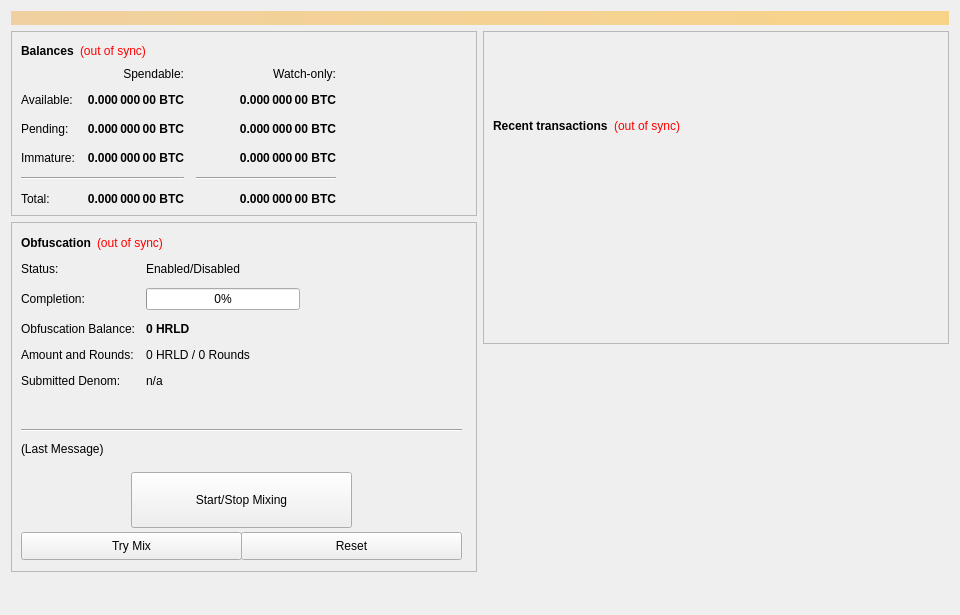
<?xml version="1.0" encoding="UTF-8"?>
<ui version="4.0">
 <class>OverviewPage</class>
 <widget class="QWidget" name="OverviewPage">
  <property name="geometry">
   <rect>
    <x>0</x>
    <y>0</y>
    <width>960</width>
    <height>615</height>
   </rect>
  </property>
  <property name="minimumSize">
   <size>
    <width>960</width>
    <height>0</height>
   </size>
  </property>
  <property name="windowTitle">
   <string>Form</string>
  </property>
  <layout class="QVBoxLayout" name="topLayout">
   <item>
    <widget class="QLabel" name="labelAlerts">
     <property name="visible">
      <bool>false</bool>
     </property>
     <property name="styleSheet">
      <string notr="true">background-color: qlineargradient(x1: 0, y1: 0, x2: 1, y2: 0, stop:0 #F0D0A0, stop:1 #F8D488); color:#000000;</string>
     </property>
     <property name="wordWrap">
      <bool>true</bool>
     </property>
     <property name="margin">
      <number>3</number>
     </property>
    </widget>
   </item>
   <item>
    <layout class="QHBoxLayout" name="horizontalLayout" stretch="1,1">
     <item>
      <layout class="QVBoxLayout" name="verticalLayout_2">
       <item>
        <widget class="QFrame" name="frame">
         <property name="frameShape">
          <enum>QFrame::StyledPanel</enum>
         </property>
         <property name="frameShadow">
          <enum>QFrame::Raised</enum>
         </property>
         <layout class="QVBoxLayout" name="verticalLayout_4">
          <item>
           <layout class="QHBoxLayout" name="horizontalLayout_4">
            <item>
             <widget class="QLabel" name="label_5">
              <property name="font">
               <font>
                <weight>75</weight>
                <bold>true</bold>
               </font>
              </property>
              <property name="text">
               <string>Balances</string>
              </property>
             </widget>
            </item>
            <item>
             <widget class="QLabel" name="labelWalletStatus">
              <property name="cursor">
               <cursorShape>WhatsThisCursor</cursorShape>
              </property>
              <property name="toolTip">
               <string>The displayed information may be out of date. Your wallet automatically synchronizes with the haroldcoin network after a connection is established, but this process has not completed yet.</string>
              </property>
              <property name="styleSheet">
               <string notr="true">QLabel { color: red; }</string>
              </property>
              <property name="text">
               <string notr="true">(out of sync)</string>
              </property>
              <property name="alignment">
               <set>Qt::AlignLeading|Qt::AlignLeft|Qt::AlignVCenter</set>
              </property>
             </widget>
            </item>
            <item>
             <spacer name="horizontalSpacer_3">
              <property name="orientation">
               <enum>Qt::Horizontal</enum>
              </property>
              <property name="sizeHint" stdset="0">
               <size>
                <width>40</width>
                <height>20</height>
               </size>
              </property>
             </spacer>
            </item>
           </layout>
          </item>
          <item>
           <layout class="QGridLayout" name="gridLayout">
            <property name="spacing">
             <number>12</number>
            </property>
            <item row="2" column="2">
             <widget class="QLabel" name="labelWatchPending">
              <property name="font">
               <font>
                <weight>75</weight>
                <bold>true</bold>
               </font>
              </property>
              <property name="cursor">
               <cursorShape>IBeamCursor</cursorShape>
              </property>
              <property name="toolTip">
               <string>Unconfirmed transactions to watch-only addresses</string>
              </property>
              <property name="text">
               <string notr="true">0.000 000 00 BTC</string>
              </property>
              <property name="alignment">
               <set>Qt::AlignRight|Qt::AlignTrailing|Qt::AlignVCenter</set>
              </property>
              <property name="textInteractionFlags">
               <set>Qt::LinksAccessibleByMouse|Qt::TextSelectableByKeyboard|Qt::TextSelectableByMouse</set>
              </property>
             </widget>
            </item>
            <item row="2" column="1">
             <widget class="QLabel" name="labelUnconfirmed">
              <property name="font">
               <font>
                <weight>75</weight>
                <bold>true</bold>
               </font>
              </property>
              <property name="cursor">
               <cursorShape>IBeamCursor</cursorShape>
              </property>
              <property name="toolTip">
               <string>Total of transactions that have yet to be confirmed, and do not yet count toward the spendable balance</string>
              </property>
              <property name="text">
               <string notr="true">0.000 000 00 BTC</string>
              </property>
              <property name="alignment">
               <set>Qt::AlignRight|Qt::AlignTrailing|Qt::AlignVCenter</set>
              </property>
              <property name="textInteractionFlags">
               <set>Qt::LinksAccessibleByMouse|Qt::TextSelectableByKeyboard|Qt::TextSelectableByMouse</set>
              </property>
             </widget>
            </item>
            <item row="3" column="2">
             <widget class="QLabel" name="labelWatchImmature">
              <property name="font">
               <font>
                <weight>75</weight>
                <bold>true</bold>
               </font>
              </property>
              <property name="cursor">
               <cursorShape>IBeamCursor</cursorShape>
              </property>
              <property name="toolTip">
               <string>Staked or masternode rewards in watch-only addresses that has not yet matured</string>
              </property>
              <property name="text">
               <string notr="true">0.000 000 00 BTC</string>
              </property>
              <property name="alignment">
               <set>Qt::AlignRight|Qt::AlignTrailing|Qt::AlignVCenter</set>
              </property>
              <property name="textInteractionFlags">
               <set>Qt::LinksAccessibleByMouse|Qt::TextSelectableByKeyboard|Qt::TextSelectableByMouse</set>
              </property>
             </widget>
            </item>
            <item row="4" column="0" colspan="2">
             <widget class="Line" name="lineSpendableBalance">
              <property name="orientation">
               <enum>Qt::Horizontal</enum>
              </property>
             </widget>
            </item>
            <item row="4" column="2">
             <widget class="Line" name="lineWatchBalance">
              <property name="sizePolicy">
               <sizepolicy hsizetype="Preferred" vsizetype="Fixed">
                <horstretch>0</horstretch>
                <verstretch>0</verstretch>
               </sizepolicy>
              </property>
              <property name="minimumSize">
               <size>
                <width>140</width>
                <height>0</height>
               </size>
              </property>
              <property name="orientation">
               <enum>Qt::Horizontal</enum>
              </property>
             </widget>
            </item>
            <item row="5" column="0">
             <widget class="QLabel" name="labelTotalText">
              <property name="text">
               <string>Total:</string>
              </property>
             </widget>
            </item>
            <item row="3" column="1">
             <widget class="QLabel" name="labelImmature">
              <property name="font">
               <font>
                <weight>75</weight>
                <bold>true</bold>
               </font>
              </property>
              <property name="cursor">
               <cursorShape>IBeamCursor</cursorShape>
              </property>
              <property name="toolTip">
               <string>Staked or masternode rewards that has not yet matured</string>
              </property>
              <property name="text">
               <string notr="true">0.000 000 00 BTC</string>
              </property>
              <property name="alignment">
               <set>Qt::AlignRight|Qt::AlignTrailing|Qt::AlignVCenter</set>
              </property>
              <property name="textInteractionFlags">
               <set>Qt::LinksAccessibleByMouse|Qt::TextSelectableByKeyboard|Qt::TextSelectableByMouse</set>
              </property>
             </widget>
            </item>
            <item row="2" column="3">
             <spacer name="horizontalSpacer_2">
              <property name="orientation">
               <enum>Qt::Horizontal</enum>
              </property>
              <property name="sizeHint" stdset="0">
               <size>
                <width>40</width>
                <height>20</height>
               </size>
              </property>
             </spacer>
            </item>
            <item row="3" column="0">
             <widget class="QLabel" name="labelImmatureText">
              <property name="text">
               <string>Immature:</string>
              </property>
             </widget>
            </item>
            <item row="5" column="1">
             <widget class="QLabel" name="labelTotal">
              <property name="font">
               <font>
                <weight>75</weight>
                <bold>true</bold>
               </font>
              </property>
              <property name="cursor">
               <cursorShape>IBeamCursor</cursorShape>
              </property>
              <property name="toolTip">
               <string>Your current total balance</string>
              </property>
              <property name="text">
               <string notr="true">0.000 000 00 BTC</string>
              </property>
              <property name="alignment">
               <set>Qt::AlignRight|Qt::AlignTrailing|Qt::AlignVCenter</set>
              </property>
              <property name="textInteractionFlags">
               <set>Qt::LinksAccessibleByMouse|Qt::TextSelectableByKeyboard|Qt::TextSelectableByMouse</set>
              </property>
             </widget>
            </item>
            <item row="5" column="2">
             <widget class="QLabel" name="labelWatchTotal">
              <property name="font">
               <font>
                <weight>75</weight>
                <bold>true</bold>
               </font>
              </property>
              <property name="cursor">
               <cursorShape>IBeamCursor</cursorShape>
              </property>
              <property name="toolTip">
               <string>Current total balance in watch-only addresses</string>
              </property>
              <property name="text">
               <string notr="true">0.000 000 00 BTC</string>
              </property>
              <property name="alignment">
               <set>Qt::AlignRight|Qt::AlignTrailing|Qt::AlignVCenter</set>
              </property>
              <property name="textInteractionFlags">
               <set>Qt::LinksAccessibleByMouse|Qt::TextSelectableByKeyboard|Qt::TextSelectableByMouse</set>
              </property>
             </widget>
            </item>
            <item row="0" column="2">
             <widget class="QLabel" name="labelWatchonly">
              <property name="text">
               <string>Watch-only:</string>
              </property>
              <property name="alignment">
               <set>Qt::AlignRight|Qt::AlignTrailing|Qt::AlignVCenter</set>
              </property>
             </widget>
            </item>
            <item row="1" column="0">
             <widget class="QLabel" name="labelBalanceText">
              <property name="text">
               <string>Available:</string>
              </property>
             </widget>
            </item>
            <item row="1" column="1">
             <widget class="QLabel" name="labelBalance">
              <property name="font">
               <font>
                <weight>75</weight>
                <bold>true</bold>
               </font>
              </property>
              <property name="cursor">
               <cursorShape>IBeamCursor</cursorShape>
              </property>
              <property name="toolTip">
               <string>Your current spendable balance</string>
              </property>
              <property name="text">
               <string notr="true">0.000 000 00 BTC</string>
              </property>
              <property name="alignment">
               <set>Qt::AlignRight|Qt::AlignTrailing|Qt::AlignVCenter</set>
              </property>
              <property name="textInteractionFlags">
               <set>Qt::LinksAccessibleByMouse|Qt::TextSelectableByKeyboard|Qt::TextSelectableByMouse</set>
              </property>
             </widget>
            </item>
            <item row="1" column="2">
             <widget class="QLabel" name="labelWatchAvailable">
              <property name="font">
               <font>
                <weight>75</weight>
                <bold>true</bold>
               </font>
              </property>
              <property name="cursor">
               <cursorShape>IBeamCursor</cursorShape>
              </property>
              <property name="toolTip">
               <string>Your current balance in watch-only addresses</string>
              </property>
              <property name="text">
               <string notr="true">0.000 000 00 BTC</string>
              </property>
              <property name="alignment">
               <set>Qt::AlignRight|Qt::AlignTrailing|Qt::AlignVCenter</set>
              </property>
              <property name="textInteractionFlags">
               <set>Qt::LinksAccessibleByMouse|Qt::TextSelectableByKeyboard|Qt::TextSelectableByMouse</set>
              </property>
             </widget>
            </item>
            <item row="2" column="0">
             <widget class="QLabel" name="labelPendingText">
              <property name="text">
               <string>Pending:</string>
              </property>
             </widget>
            </item>
            <item row="0" column="1">
             <widget class="QLabel" name="labelSpendable">
              <property name="text">
               <string>Spendable:</string>
              </property>
              <property name="alignment">
               <set>Qt::AlignRight|Qt::AlignTrailing|Qt::AlignVCenter</set>
              </property>
             </widget>
            </item>
           </layout>
          </item>
         </layout>
        </widget>
       </item>
       <item>
        <widget class="QFrame" name="frameObfuscation">
         <property name="minimumSize">
          <size>
           <width>0</width>
           <height>350</height>
          </size>
         </property>
         <property name="layoutDirection">
          <enum>Qt::LeftToRight</enum>
         </property>
         <property name="frameShape">
          <enum>QFrame::StyledPanel</enum>
         </property>
         <property name="frameShadow">
          <enum>QFrame::Raised</enum>
         </property>
         <widget class="QWidget" name="formLayoutWidget">
          <property name="geometry">
           <rect>
            <x>10</x>
            <y>40</y>
            <width>451</width>
            <height>161</height>
           </rect>
          </property>
          <layout class="QFormLayout" name="formLayout">
           <property name="fieldGrowthPolicy">
            <enum>QFormLayout::AllNonFixedFieldsGrow</enum>
           </property>
           <property name="horizontalSpacing">
            <number>11</number>
           </property>
           <property name="verticalSpacing">
            <number>12</number>
           </property>
           <item row="0" column="0">
            <widget class="QLabel" name="label_6">
             <property name="text">
              <string>Status:</string>
             </property>
            </widget>
           </item>
           <item row="1" column="0">
            <widget class="QLabel" name="label_7">
             <property name="text">
              <string>Completion:</string>
             </property>
            </widget>
           </item>
           <item row="1" column="1">
            <widget class="QProgressBar" name="obfuscationProgress">
             <property name="maximumSize">
              <size>
               <width>154</width>
               <height>16777215</height>
              </size>
             </property>
             <property name="value">
              <number>0</number>
             </property>
            </widget>
           </item>
           <item row="2" column="0">
            <widget class="QLabel" name="labelAnonymizedText">
             <property name="text">
              <string>Obfuscation Balance:</string>
             </property>
            </widget>
           </item>
           <item row="2" column="1">
            <widget class="QLabel" name="labelAnonymized">
             <property name="font">
              <font>
               <weight>75</weight>
               <bold>true</bold>
              </font>
             </property>
             <property name="text">
              <string notr="true">0 HRLD</string>
             </property>
            </widget>
           </item>
           <item row="3" column="0">
            <widget class="QLabel" name="label_8">
             <property name="text">
              <string>Amount and Rounds:</string>
             </property>
            </widget>
           </item>
           <item row="3" column="1">
            <widget class="QLabel" name="labelAmountRounds">
             <property name="text">
              <string>0 HRLD / 0 Rounds</string>
             </property>
            </widget>
           </item>
           <item row="4" column="0">
            <widget class="QLabel" name="label_9">
             <property name="text">
              <string>Submitted Denom:</string>
             </property>
            </widget>
           </item>
           <item row="4" column="1">
            <widget class="QLabel" name="labelSubmittedDenom">
             <property name="toolTip">
              <string>The denominations you submitted to the Masternode.&lt;br&gt;To mix, other users must submit the exact same denominations.</string>
             </property>
             <property name="text">
              <string>n/a</string>
             </property>
            </widget>
           </item>
           <item row="0" column="1">
            <widget class="QLabel" name="obfuscationEnabled">
             <property name="text">
              <string>Enabled/Disabled</string>
             </property>
            </widget>
           </item>
          </layout>
         </widget>
         <widget class="QPushButton" name="runAutoDenom">
          <property name="geometry">
           <rect>
            <x>251</x>
            <y>17</y>
            <width>1</width>
            <height>1</height>
           </rect>
          </property>
          <property name="palette">
           <palette>
            <active>
             <colorrole role="WindowText">
              <brush brushstyle="SolidPattern">
               <color alpha="255">
                <red>0</red>
                <green>0</green>
                <blue>0</blue>
               </color>
              </brush>
             </colorrole>
             <colorrole role="Button">
              <brush brushstyle="SolidPattern">
               <color alpha="255">
                <red>239</red>
                <green>238</green>
                <blue>238</blue>
               </color>
              </brush>
             </colorrole>
             <colorrole role="Light">
              <brush brushstyle="SolidPattern">
               <color alpha="255">
                <red>255</red>
                <green>255</green>
                <blue>255</blue>
               </color>
              </brush>
             </colorrole>
             <colorrole role="Midlight">
              <brush brushstyle="SolidPattern">
               <color alpha="255">
                <red>247</red>
                <green>246</green>
                <blue>246</blue>
               </color>
              </brush>
             </colorrole>
             <colorrole role="Dark">
              <brush brushstyle="SolidPattern">
               <color alpha="255">
                <red>119</red>
                <green>119</green>
                <blue>119</blue>
               </color>
              </brush>
             </colorrole>
             <colorrole role="Mid">
              <brush brushstyle="SolidPattern">
               <color alpha="255">
                <red>159</red>
                <green>159</green>
                <blue>159</blue>
               </color>
              </brush>
             </colorrole>
             <colorrole role="Text">
              <brush brushstyle="SolidPattern">
               <color alpha="255">
                <red>0</red>
                <green>0</green>
                <blue>0</blue>
               </color>
              </brush>
             </colorrole>
             <colorrole role="BrightText">
              <brush brushstyle="SolidPattern">
               <color alpha="255">
                <red>255</red>
                <green>255</green>
                <blue>255</blue>
               </color>
              </brush>
             </colorrole>
             <colorrole role="ButtonText">
              <brush brushstyle="SolidPattern">
               <color alpha="255">
                <red>0</red>
                <green>0</green>
                <blue>0</blue>
               </color>
              </brush>
             </colorrole>
             <colorrole role="Base">
              <brush brushstyle="SolidPattern">
               <color alpha="255">
                <red>255</red>
                <green>255</green>
                <blue>255</blue>
               </color>
              </brush>
             </colorrole>
             <colorrole role="Window">
              <brush brushstyle="SolidPattern">
               <color alpha="255">
                <red>239</red>
                <green>238</green>
                <blue>238</blue>
               </color>
              </brush>
             </colorrole>
             <colorrole role="Shadow">
              <brush brushstyle="SolidPattern">
               <color alpha="255">
                <red>0</red>
                <green>0</green>
                <blue>0</blue>
               </color>
              </brush>
             </colorrole>
             <colorrole role="AlternateBase">
              <brush brushstyle="SolidPattern">
               <color alpha="255">
                <red>247</red>
                <green>246</green>
                <blue>246</blue>
               </color>
              </brush>
             </colorrole>
             <colorrole role="ToolTipBase">
              <brush brushstyle="SolidPattern">
               <color alpha="255">
                <red>255</red>
                <green>255</green>
                <blue>220</blue>
               </color>
              </brush>
             </colorrole>
             <colorrole role="ToolTipText">
              <brush brushstyle="SolidPattern">
               <color alpha="255">
                <red>0</red>
                <green>0</green>
                <blue>0</blue>
               </color>
              </brush>
             </colorrole>
            </active>
            <inactive>
             <colorrole role="WindowText">
              <brush brushstyle="SolidPattern">
               <color alpha="255">
                <red>0</red>
                <green>0</green>
                <blue>0</blue>
               </color>
              </brush>
             </colorrole>
             <colorrole role="Button">
              <brush brushstyle="SolidPattern">
               <color alpha="255">
                <red>239</red>
                <green>238</green>
                <blue>238</blue>
               </color>
              </brush>
             </colorrole>
             <colorrole role="Light">
              <brush brushstyle="SolidPattern">
               <color alpha="255">
                <red>255</red>
                <green>255</green>
                <blue>255</blue>
               </color>
              </brush>
             </colorrole>
             <colorrole role="Midlight">
              <brush brushstyle="SolidPattern">
               <color alpha="255">
                <red>247</red>
                <green>246</green>
                <blue>246</blue>
               </color>
              </brush>
             </colorrole>
             <colorrole role="Dark">
              <brush brushstyle="SolidPattern">
               <color alpha="255">
                <red>119</red>
                <green>119</green>
                <blue>119</blue>
               </color>
              </brush>
             </colorrole>
             <colorrole role="Mid">
              <brush brushstyle="SolidPattern">
               <color alpha="255">
                <red>159</red>
                <green>159</green>
                <blue>159</blue>
               </color>
              </brush>
             </colorrole>
             <colorrole role="Text">
              <brush brushstyle="SolidPattern">
               <color alpha="255">
                <red>0</red>
                <green>0</green>
                <blue>0</blue>
               </color>
              </brush>
             </colorrole>
             <colorrole role="BrightText">
              <brush brushstyle="SolidPattern">
               <color alpha="255">
                <red>255</red>
                <green>255</green>
                <blue>255</blue>
               </color>
              </brush>
             </colorrole>
             <colorrole role="ButtonText">
              <brush brushstyle="SolidPattern">
               <color alpha="255">
                <red>0</red>
                <green>0</green>
                <blue>0</blue>
               </color>
              </brush>
             </colorrole>
             <colorrole role="Base">
              <brush brushstyle="SolidPattern">
               <color alpha="255">
                <red>255</red>
                <green>255</green>
                <blue>255</blue>
               </color>
              </brush>
             </colorrole>
             <colorrole role="Window">
              <brush brushstyle="SolidPattern">
               <color alpha="255">
                <red>239</red>
                <green>238</green>
                <blue>238</blue>
               </color>
              </brush>
             </colorrole>
             <colorrole role="Shadow">
              <brush brushstyle="SolidPattern">
               <color alpha="255">
                <red>0</red>
                <green>0</green>
                <blue>0</blue>
               </color>
              </brush>
             </colorrole>
             <colorrole role="AlternateBase">
              <brush brushstyle="SolidPattern">
               <color alpha="255">
                <red>247</red>
                <green>246</green>
                <blue>246</blue>
               </color>
              </brush>
             </colorrole>
             <colorrole role="ToolTipBase">
              <brush brushstyle="SolidPattern">
               <color alpha="255">
                <red>255</red>
                <green>255</green>
                <blue>220</blue>
               </color>
              </brush>
             </colorrole>
             <colorrole role="ToolTipText">
              <brush brushstyle="SolidPattern">
               <color alpha="255">
                <red>0</red>
                <green>0</green>
                <blue>0</blue>
               </color>
              </brush>
             </colorrole>
            </inactive>
            <disabled>
             <colorrole role="WindowText">
              <brush brushstyle="SolidPattern">
               <color alpha="255">
                <red>119</red>
                <green>119</green>
                <blue>119</blue>
               </color>
              </brush>
             </colorrole>
             <colorrole role="Button">
              <brush brushstyle="SolidPattern">
               <color alpha="255">
                <red>239</red>
                <green>238</green>
                <blue>238</blue>
               </color>
              </brush>
             </colorrole>
             <colorrole role="Light">
              <brush brushstyle="SolidPattern">
               <color alpha="255">
                <red>255</red>
                <green>255</green>
                <blue>255</blue>
               </color>
              </brush>
             </colorrole>
             <colorrole role="Midlight">
              <brush brushstyle="SolidPattern">
               <color alpha="255">
                <red>247</red>
                <green>246</green>
                <blue>246</blue>
               </color>
              </brush>
             </colorrole>
             <colorrole role="Dark">
              <brush brushstyle="SolidPattern">
               <color alpha="255">
                <red>119</red>
                <green>119</green>
                <blue>119</blue>
               </color>
              </brush>
             </colorrole>
             <colorrole role="Mid">
              <brush brushstyle="SolidPattern">
               <color alpha="255">
                <red>159</red>
                <green>159</green>
                <blue>159</blue>
               </color>
              </brush>
             </colorrole>
             <colorrole role="Text">
              <brush brushstyle="SolidPattern">
               <color alpha="255">
                <red>119</red>
                <green>119</green>
                <blue>119</blue>
               </color>
              </brush>
             </colorrole>
             <colorrole role="BrightText">
              <brush brushstyle="SolidPattern">
               <color alpha="255">
                <red>255</red>
                <green>255</green>
                <blue>255</blue>
               </color>
              </brush>
             </colorrole>
             <colorrole role="ButtonText">
              <brush brushstyle="SolidPattern">
               <color alpha="255">
                <red>119</red>
                <green>119</green>
                <blue>119</blue>
               </color>
              </brush>
             </colorrole>
             <colorrole role="Base">
              <brush brushstyle="SolidPattern">
               <color alpha="255">
                <red>239</red>
                <green>238</green>
                <blue>238</blue>
               </color>
              </brush>
             </colorrole>
             <colorrole role="Window">
              <brush brushstyle="SolidPattern">
               <color alpha="255">
                <red>239</red>
                <green>238</green>
                <blue>238</blue>
               </color>
              </brush>
             </colorrole>
             <colorrole role="Shadow">
              <brush brushstyle="SolidPattern">
               <color alpha="255">
                <red>0</red>
                <green>0</green>
                <blue>0</blue>
               </color>
              </brush>
             </colorrole>
             <colorrole role="AlternateBase">
              <brush brushstyle="SolidPattern">
               <color alpha="255">
                <red>239</red>
                <green>238</green>
                <blue>238</blue>
               </color>
              </brush>
             </colorrole>
             <colorrole role="ToolTipBase">
              <brush brushstyle="SolidPattern">
               <color alpha="255">
                <red>255</red>
                <green>255</green>
                <blue>220</blue>
               </color>
              </brush>
             </colorrole>
             <colorrole role="ToolTipText">
              <brush brushstyle="SolidPattern">
               <color alpha="255">
                <red>0</red>
                <green>0</green>
                <blue>0</blue>
               </color>
              </brush>
             </colorrole>
            </disabled>
           </palette>
          </property>
          <property name="focusPolicy">
           <enum>Qt::NoFocus</enum>
          </property>
          <property name="autoFillBackground">
           <bool>true</bool>
          </property>
          <property name="text">
           <string/>
          </property>
          <property name="flat">
           <bool>true</bool>
          </property>
         </widget>
         <widget class="QPushButton" name="toggleObfuscation">
          <property name="geometry">
           <rect>
            <x>120</x>
            <y>250</y>
            <width>221</width>
            <height>56</height>
           </rect>
          </property>
          <property name="sizePolicy">
           <sizepolicy hsizetype="MinimumExpanding" vsizetype="Fixed">
            <horstretch>0</horstretch>
            <verstretch>0</verstretch>
           </sizepolicy>
          </property>
          <property name="text">
           <string>Start/Stop Mixing</string>
          </property>
          <property name="icon">
           <iconset resource="../haroldcoin.qrc">
            <normaloff>:/icons/obfuscation</normaloff>:/icons/obfuscation</iconset>
          </property>
         </widget>
         <widget class="Line" name="lineLastMessage">
          <property name="geometry">
           <rect>
            <x>10</x>
            <y>200</y>
            <width>441</width>
            <height>16</height>
           </rect>
          </property>
          <property name="orientation">
           <enum>Qt::Horizontal</enum>
          </property>
         </widget>
         <widget class="QLabel" name="obfuscationStatus">
          <property name="geometry">
           <rect>
            <x>10</x>
            <y>220</y>
            <width>451</width>
            <height>61</height>
           </rect>
          </property>
          <property name="minimumSize">
           <size>
            <width>288</width>
            <height>43</height>
           </size>
          </property>
          <property name="text">
           <string>(Last Message)</string>
          </property>
          <property name="alignment">
           <set>Qt::AlignLeading|Qt::AlignLeft|Qt::AlignTop</set>
          </property>
          <property name="wordWrap">
           <bool>true</bool>
          </property>
         </widget>
         <widget class="QPushButton" name="obfuscationAuto">
          <property name="geometry">
           <rect>
            <x>10</x>
            <y>310</y>
            <width>221</width>
            <height>28</height>
           </rect>
          </property>
          <property name="sizePolicy">
           <sizepolicy hsizetype="MinimumExpanding" vsizetype="Fixed">
            <horstretch>0</horstretch>
            <verstretch>0</verstretch>
           </sizepolicy>
          </property>
          <property name="toolTip">
           <string>Try to manually submit a Obfuscation request.</string>
          </property>
          <property name="text">
           <string>Try Mix</string>
          </property>
         </widget>
         <widget class="QPushButton" name="obfuscationReset">
          <property name="geometry">
           <rect>
            <x>230</x>
            <y>310</y>
            <width>221</width>
            <height>28</height>
           </rect>
          </property>
          <property name="sizePolicy">
           <sizepolicy hsizetype="MinimumExpanding" vsizetype="Fixed">
            <horstretch>0</horstretch>
            <verstretch>0</verstretch>
           </sizepolicy>
          </property>
          <property name="toolTip">
           <string>Reset the current status of Obfuscation (can interrupt Obfuscation if it's in the process of Mixing, which can cost you money!)</string>
          </property>
          <property name="autoFillBackground">
           <bool>false</bool>
          </property>
          <property name="text">
           <string>Reset</string>
          </property>
         </widget>
         <widget class="QWidget" name="layoutWidget">
          <property name="geometry">
           <rect>
            <x>10</x>
            <y>10</y>
            <width>431</width>
            <height>22</height>
           </rect>
          </property>
          <layout class="QHBoxLayout" name="horizontalLayout_5">
           <item>
            <widget class="QLabel" name="label_2">
             <property name="font">
              <font>
               <weight>75</weight>
               <bold>true</bold>
              </font>
             </property>
             <property name="text">
              <string>Obfuscation</string>
             </property>
            </widget>
           </item>
           <item>
            <widget class="QLabel" name="labelObfuscationSyncStatus">
             <property name="toolTip">
              <string>The displayed information may be out of date. Your wallet automatically synchronizes with the haroldcoin network after a connection is established, but this process has not completed yet.</string>
             </property>
             <property name="styleSheet">
              <string notr="true">QLabel { color: red; }</string>
             </property>
             <property name="text">
              <string notr="true">(out of sync)</string>
             </property>
             <property name="alignment">
              <set>Qt::AlignLeading|Qt::AlignLeft|Qt::AlignVCenter</set>
             </property>
            </widget>
           </item>
           <item>
            <spacer name="horizontalSpacer_4">
             <property name="orientation">
              <enum>Qt::Horizontal</enum>
             </property>
             <property name="sizeHint" stdset="0">
              <size>
               <width>40</width>
               <height>20</height>
              </size>
             </property>
            </spacer>
           </item>
          </layout>
         </widget>
        </widget>
       </item>
       <item>
        <spacer name="verticalSpacer">
         <property name="orientation">
          <enum>Qt::Vertical</enum>
         </property>
         <property name="sizeHint" stdset="0">
          <size>
           <width>20</width>
           <height>40</height>
          </size>
         </property>
        </spacer>
       </item>
      </layout>
     </item>
     <item>
      <layout class="QVBoxLayout" name="verticalLayout_3">
       <item>
        <widget class="QFrame" name="frame_2">
         <property name="frameShape">
          <enum>QFrame::StyledPanel</enum>
         </property>
         <property name="frameShadow">
          <enum>QFrame::Raised</enum>
         </property>
         <layout class="QVBoxLayout" name="verticalLayout">
          <item>
           <spacer name="verticalSpacer_3">
            <property name="orientation">
             <enum>Qt::Vertical</enum>
            </property>
            <property name="sizeType">
             <enum>QSizePolicy::Fixed</enum>
            </property>
            <property name="sizeHint" stdset="0">
             <size>
              <width>20</width>
              <height>75</height>
             </size>
            </property>
           </spacer>
          </item>
          <item>
           <layout class="QHBoxLayout" name="horizontalLayout_2">
            <item>
             <widget class="QLabel" name="label_4">
              <property name="font">
               <font>
                <weight>75</weight>
                <bold>true</bold>
               </font>
              </property>
              <property name="text">
               <string>Recent transactions</string>
              </property>
             </widget>
            </item>
            <item>
             <widget class="QLabel" name="labelTransactionsStatus">
              <property name="cursor">
               <cursorShape>WhatsThisCursor</cursorShape>
              </property>
              <property name="toolTip">
               <string>The displayed information may be out of date. Your wallet automatically synchronizes with the haroldcoin network after a connection is established, but this process has not completed yet.</string>
              </property>
              <property name="styleSheet">
               <string notr="true">QLabel { color: red; }</string>
              </property>
              <property name="text">
               <string notr="true">(out of sync)</string>
              </property>
              <property name="alignment">
               <set>Qt::AlignRight|Qt::AlignTrailing|Qt::AlignVCenter</set>
              </property>
             </widget>
            </item>
            <item>
             <spacer name="horizontalSpacer">
              <property name="orientation">
               <enum>Qt::Horizontal</enum>
              </property>
              <property name="sizeHint" stdset="0">
               <size>
                <width>40</width>
                <height>20</height>
               </size>
              </property>
             </spacer>
            </item>
           </layout>
          </item>
          <item>
           <widget class="QListView" name="listTransactions">
            <property name="styleSheet">
             <string notr="true">QListView { background: transparent; }</string>
            </property>
            <property name="frameShape">
             <enum>QFrame::NoFrame</enum>
            </property>
            <property name="verticalScrollBarPolicy">
             <enum>Qt::ScrollBarAlwaysOff</enum>
            </property>
            <property name="horizontalScrollBarPolicy">
             <enum>Qt::ScrollBarAlwaysOff</enum>
            </property>
            <property name="selectionMode">
             <enum>QAbstractItemView::NoSelection</enum>
            </property>
           </widget>
          </item>
         </layout>
        </widget>
       </item>
       <item>
        <spacer name="verticalSpacer_2">
         <property name="orientation">
          <enum>Qt::Vertical</enum>
         </property>
         <property name="sizeType">
          <enum>QSizePolicy::Expanding</enum>
         </property>
         <property name="sizeHint" stdset="0">
          <size>
           <width>20</width>
           <height>40</height>
          </size>
         </property>
        </spacer>
       </item>
      </layout>
     </item>
    </layout>
   </item>
  </layout>
 </widget>
 <resources/>
 <connections/>
</ui>
